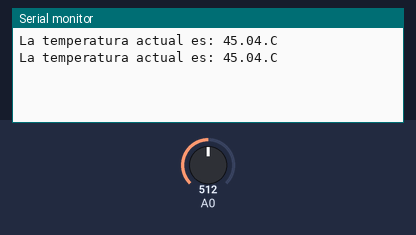
A sketch run on a simulated Arduino Uno, built with avr-gcc and run on an emulated ATmega328P. On the bench: the last lines printed to the serial monitor. The test bench sets the inputs (shaded band); at power-on: A0 = 512.

Above: at 1.8 s.
1.9 s: A0 set to 716
At 2.8 s:
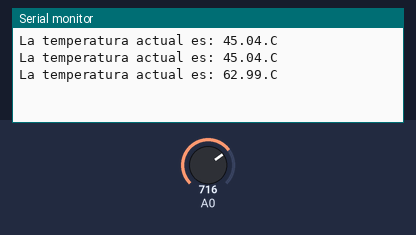
3.4 s: A0 set to 900
At 4.8 s:
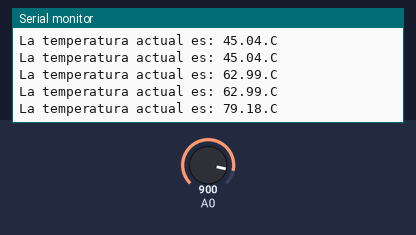
Timing chart, 0 to 6.4 s (numbered marks = the images above; inputs shaded):
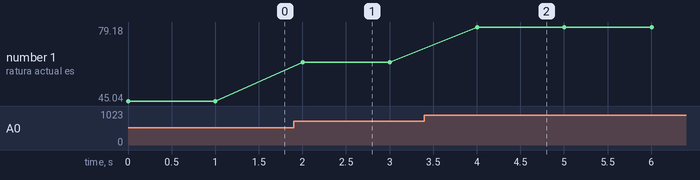

Measured:
- after the input at 1.9 s, the serial monitor: prints a new line after 0.10 s (image 1)
- after the input at 3.4 s, the serial monitor: prints a new line after 0.60 s (image 2)
- plotted number 1: 45.04 → 62.99 after the input at 1.9 s, 62.99 → 79.18 after the input at 3.4 s

The sketch:

Temperatura.pdsprj.ino
```cpp
float v = 0.0;
float T = 0.0;
//float Tmax = float(18*(5)) ;
void setup() {
pinMode(A0,INPUT);
Serial.begin(9600);

}

void loop() {
  v=(analogRead(A0));
  T = ((v*90)/1023);
  Serial.print("La temperatura actual es: ");
  Serial.print(T);
  Serial.println(".C");
  delay(1000);

}
```
